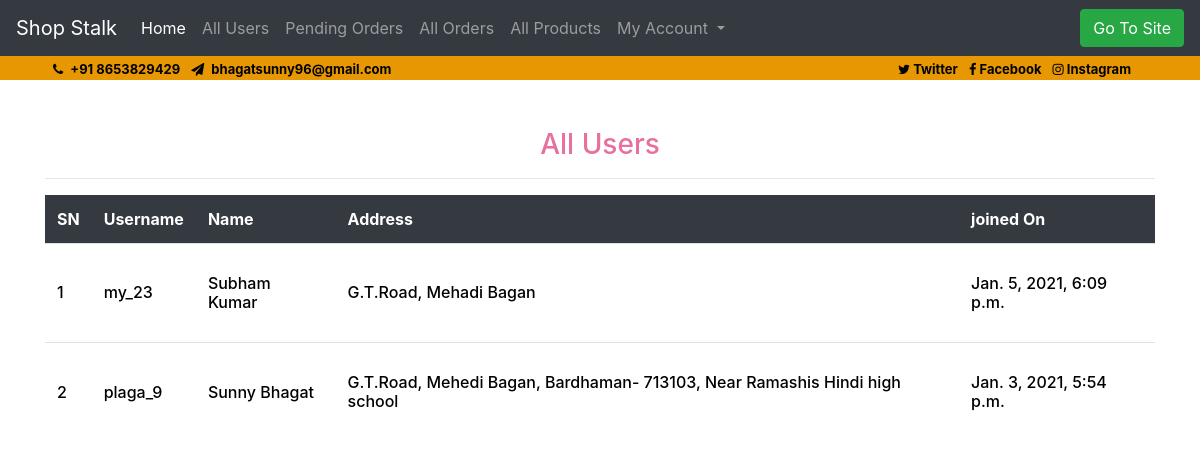
/admin-all-users/ (signed in), run on the app's committed database.
### ecom/models.py (models this page shows, shortened)
class Customer(models.Model):
    user = models.OneToOneField(User, on_delete=models.CASCADE)
    full_name = models.CharField(max_length=200)
    address = models.CharField(max_length=200, null=True, blank=True)
    joined_on = models.DateTimeField(auto_now_add=True)

### ecom/views.py (the view)
# urls.py: path("admin-all-users/", AdminAllUserView.as_view(),name="adminallusers"),
class AdminAllUserView(AdminRequiredMixin, ListView):
    template_name = "adminpages/adminallusers.html"
    queryset = Customer.objects.all().order_by("-id")
    context_object_name = "allusers"

### ecom/views.py (called while the page is built)
    def dispatch(self, request, *args, **kwargs):
        if request.user.is_authenticated and Admin.objects.filter(user=request.user).exists():
            pass
        else:
            return redirect("/admin-login/")
        return super().dispatch(request, *args, **kwargs)

### templates/adminpages/adminallusers.html (shortened to what this page needs)
{% extends 'adminpages/adminbase.html'%}
{% block content %}
<section class ="mt-5">
    <div class="container">
        <h3 style="text-align: center; color: #e7709e;">All Users</h3>
        <hr>
        <div class="use">
            <div class="table-responsive">
                <table class="table">
                    <thead class="thead-dark">
                        <tr>
                            <th scope="col" class="text-white">SN</th>
                            <th scope="col" class="text-white">Username</th>
                            <th scope="col" class="text-white">Name</th>
                            <th scope="col" class="text-white">Address</th>
                            <th scope="col" class="text-white">joined On</th>
                        </tr>
                    </thead>
                    <tbody>
                        {% for u in allusers %}
                        <tr>
                            <td><h6>{{forloop.counter}}</h6></td>
                            <td><h6>{{u.user}}</h6></td>
                            <td><h6>{{u.full_name}}</h6></td>
                            <td><h6>{{u.address}}</h6></td>
                            <td><h6>{{u.joined_on}}</h6></td>
                        </tr>
                        {% endfor %}
                    </tbody>
                </table>
            </div>
        </div>
    </div>
</section>
{% endblock %}

### templates/adminpages/adminallusers.html (style rules this page uses)
.use .table { margin-bottom: 30px; border-bottom: 1px solid #ffffff; }
.use .table thead tr th { border-top: 0px; font-size: 16px; font-weight: bold; border-bottom: 0px; }
.use .table tbody tr td { padding-top: 30px; padding-bottom: 30px; vertical-align: middle; align-self: center; }
.use .table tbody tr td h6 { font-size: 16px; color: black; margin-bottom: 0px; }

### data on the page
Customer: user "my_23", full_name "Subham Kumar", address "G.T.Road, Mehadi Bagan", joined_on "Jan. 5, 2021, 6:09 p.m."
Customer: user "plaga_9", full_name "Sunny Bhagat", address "G.T.Road, Mehedi Bagan, Bardhaman- 713103, Near Ramashis Hindi high school", joined_on "Jan. 3, 2021, 5:54 p.m."
